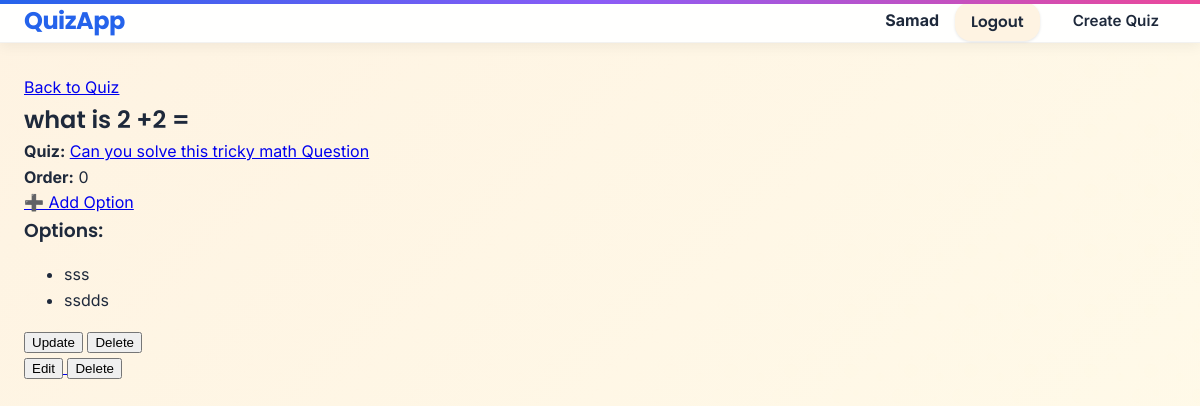
The page /question/8/ (signed in) on the database as committed earlier.
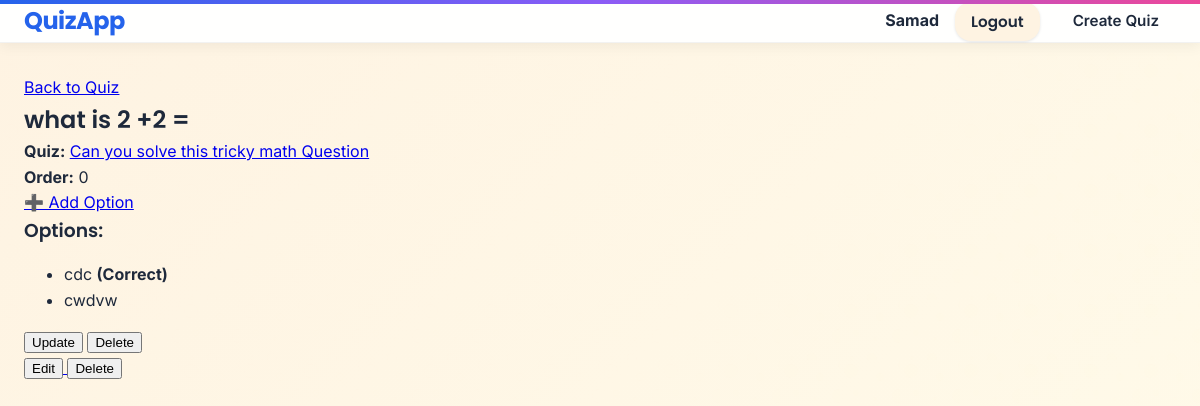
The same page on the database as committed later.
### app/models.py (models this page shows, shortened)
class Option(models.Model):
    question = models.ForeignKey(Question, on_delete=models.CASCADE, related_name="options")
    text = models.CharField(max_length=100)
    is_correct = models.BooleanField(default=False)
    feedback = models.TextField(blank=True, null=True)

### app/views.py (the view)
# urls.py: path("question/<int:pk>/", QuestionDetailView.as_view(), name="question-detail"),
class QuestionDetailView(DetailView):
    model = Question
    template_name = 'app/question_detail.html'
    context_object_name = 'object'
    def get_object(self, queryset=None):
        obj = super().get_object(queryset)
        if obj.quiz.created_by != self.request.user and not self.request.user.is_superuser:
            raise PermissionDenied
        return obj

### app/templates/app/question_detail.html (shortened to what this page needs)
{% extends 'base.html' %}
{% block content %}
<a href="{% url 'quiz-detail' object.quiz.pk %}">Back to Quiz</a>
<h2>{{ object.text }}</h2>
<p><strong>Quiz:</strong> <a href="{% url 'quiz-detail' object.quiz.pk %}">{{ object.quiz.title }}</a></p>
<p><strong>Order:</strong> {{ object.order }}</p>
{% if user.is_superuser or object.quiz.created_by == user %}
    <p><a href="{% url 'question-option-create' object.pk %}">➕ Add Option</a></p>
{% endif %}
<h3>Options:</h3>
<ul>
{% for option in object.options.all %}
    <li>
        {{ option.text }}
        {% if option.is_correct %}<strong>(Correct)</strong>{% endif %}
    </li>
{% empty %}
    <li>No options yet.</li>
{% endfor %}
</ul>
{% if user.is_superuser or object.created_by == user %}
    <p>
        <a href="{% url 'question-update' q.pk %}"><button>Update</button></a>
        <a href="{% url 'question-delete' q.pk %}"><button>Delete</button></a>
    </p>
{% endif %}
{% if user.is_superuser or object.created_by == user %}
    <p>
        <a href="{% url 'question-update' q.pk %}">
            <button>Edit</button>
        </a>
        <a href="{% url 'question-delete' q.pk %}">
            <button>Delete</button>
        </a>
    </p>
{% endif %}
{% endblock %}

Rows that differ between the two databases and show on the page:
removed Option: text "sss"
removed Option: text "ssdds"
added Option: text "cdc", is_correct "(Correct)"
added Option: text "cwdvw"
